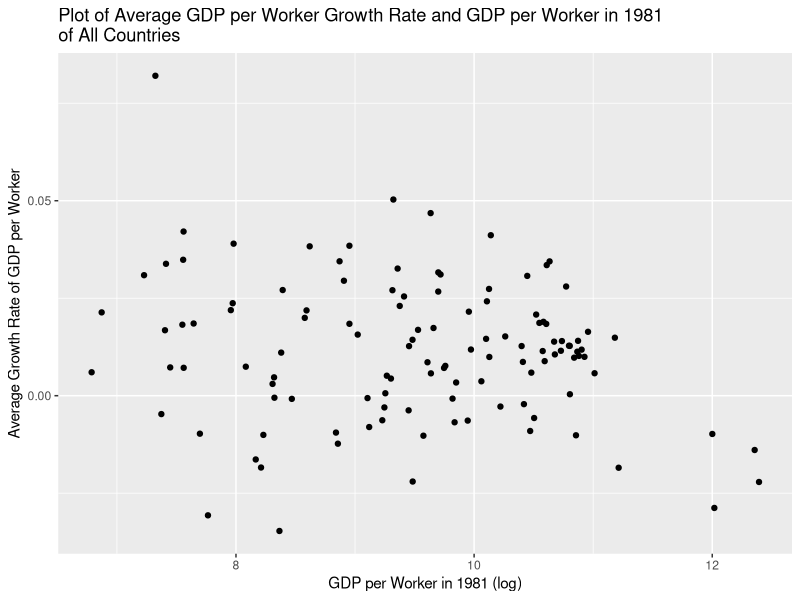
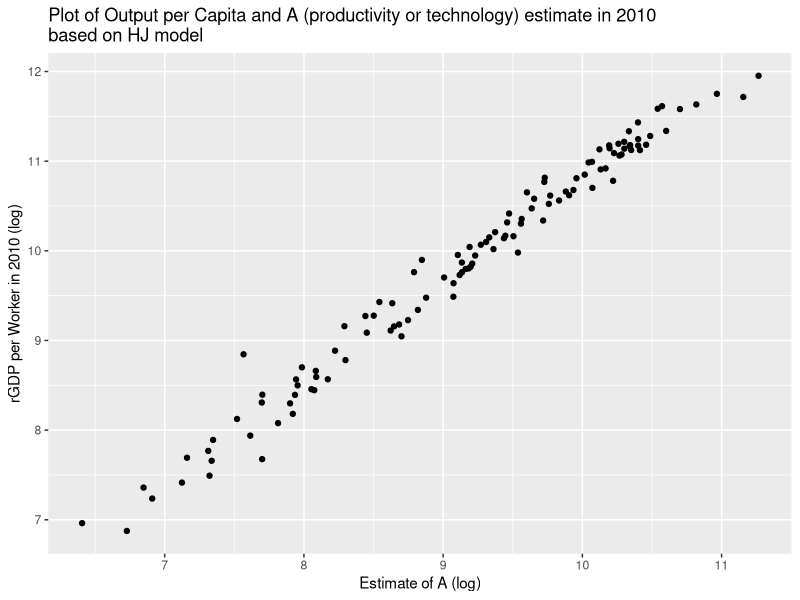
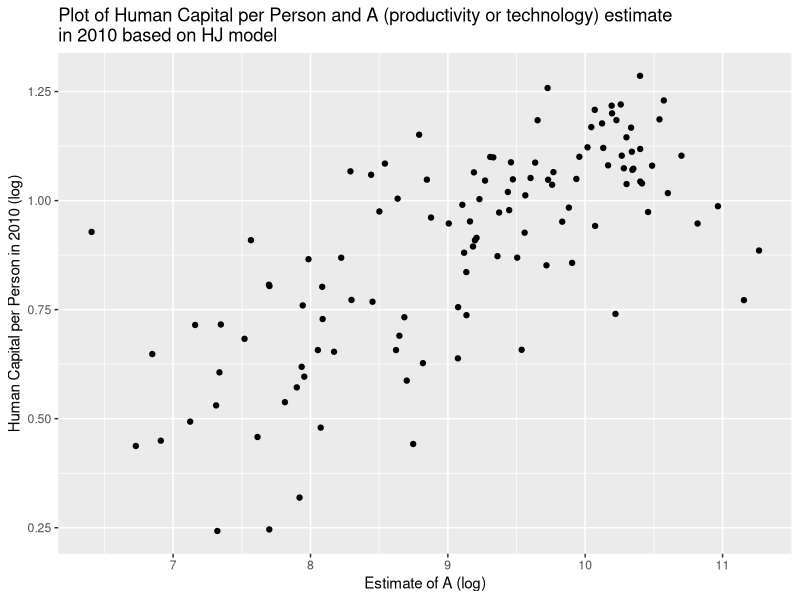

The R source for these figures, in order:
## ---- chunk 1
suppressPackageStartupMessages({
  library(tidyverse)
  library(ggplot2)
})
## ---- chunk 2
country_data = read.csv("cross_country_data.csv")
head(country_data, 5)
## ---- chunk 3
country_data <- country_data %>% 
  transform(output_per_worker = RealGDP / LaborForce)
  
country_data_gdp_per_worker_1981_2010 <- country_data %>% 
  filter(Year %in% c(1981, 2010)) %>% 
  select(Country, Year, output_per_worker) %>% 
  pivot_wider(names_from = Year, 
             values_from = output_per_worker, 
             names_prefix = "output_per_worker_")

head(country_data_gdp_per_worker_1981_2010, 5)
## ---- chunk 4
summary_country_data <- country_data %>% 
  group_by(Country) %>% 
  summarise_at(vars(SavingsRate), list(savings_mean = mean))

head(summary_country_data, 5)
## ---- chunk 5
# GET SAVINGS MEAN
summary_country_data <- country_data %>% 
  group_by(Country) %>% 
  summarise_at(vars(SavingsRate), list(savings_mean = mean))

# GET AVG GROWTH RATE OF LABOR (n) and AVG GROWTH RATE OF GDP PER WORKER (g)
summary_country_data <- country_data %>% 
  filter(Year %in% c(1981, 2010)) %>% 
  select(Country, Year, LaborForce, output_per_worker) %>% 
  pivot_wider(names_from = Year, 
              values_from = c(output_per_worker, LaborForce), 
              names_sep = "_", 
              names_prefix = "year_") %>% 
  transform(avg_growth_labor = (1/29) * log(LaborForce_year_2010 / LaborForce_year_1981)) %>% 
  transform(avg_growth_gdp_per_worker = (1/29) * log(output_per_worker_year_2010 / output_per_worker_year_1981)) %>% 
  left_join(summary_country_data, by = "Country")

head(summary_country_data %>% select(Country, avg_growth_labor, avg_growth_gdp_per_worker, savings_mean), 5)

## ---- chunk 6
country_data %>%  summarise(num_countries = n_distinct(Country))
## ---- chunk 7
summary_country_data %>% 
  summarise_at(vars(output_per_worker_year_1981, 
                    output_per_worker_year_2010, 
                    savings_mean,
                    avg_growth_labor, 
                    avg_growth_gdp_per_worker), 
               list(mean = mean)) %>% 
  mutate(across(everything(), ~ round(., digits = 4))) %>%  
  pivot_longer(cols=everything(), names_to = "variable", values_to = "value")
## ---- chunk 8
summary_country_data %>% 
  summarise_at(vars(output_per_worker_year_1981, 
                    output_per_worker_year_2010, 
                    savings_mean,
                    avg_growth_labor, 
                    avg_growth_gdp_per_worker), list(sd = sd)) %>% 
  mutate(across(everything(), ~ round(., digits = 4))) %>%  
  pivot_longer(cols=everything(), names_to = "variable", values_to = "value")
## ---- chunk 9
summary_country_data %>% 
  summarise_at(vars(output_per_worker_year_1981, 
                    output_per_worker_year_2010, 
                    savings_mean,
                    avg_growth_labor,
                    avg_growth_gdp_per_worker), 
               list(min = min)) %>% 
  mutate(across(everything(), ~ round(., digits = 4))) %>%  
  pivot_longer(cols=everything(), names_to = "variable", values_to = "value")
## ---- chunk 10
summary_country_data %>% 
  summarise_at(vars(output_per_worker_year_1981, 
                    output_per_worker_year_2010, 
                    savings_mean,
                    avg_growth_labor,
                    avg_growth_gdp_per_worker), 
               list(max = max)) %>% 
  mutate(across(everything(), ~ round(., digits = 4))) %>%  
  pivot_longer(cols=everything(), names_to = "variable", values_to = "value")
## ---- chunk 11

summary_country_data %>% 
  ggplot(aes(x=log(output_per_worker_year_1981), y=avg_growth_gdp_per_worker)) +
  geom_point() +
  labs(title="Plot of Average GDP per Worker Growth Rate and GDP per Worker in 1981\nof All Countries ",
        x ="GDP per Worker in 1981 (log)", y = "Average Growth Rate of GDP per Worker")

## ---- chunk 12
ols_data <- data.frame(
  # y value:
  avg_growth_gdp_per_worker = summary_country_data[['avg_growth_gdp_per_worker']],
  # x value:
  log_output_per_worker_year_1981 = log(summary_country_data[['output_per_worker_year_1981']])
)

head(ols_data, 5)
## ---- chunk 13

ols_model <- lm(avg_growth_gdp_per_worker~log_output_per_worker_year_1981, data=ols_data)
summary(ols_model)

## ---- chunk 14
ols_data_mrw <- data.frame(
  # y value:
  avg_growth_gdp_per_worker = summary_country_data[['avg_growth_gdp_per_worker']],
  # x1 value:
  log_output_per_worker_year_1981 = log(summary_country_data[['output_per_worker_year_1981']]),
  # x2 value:
  log_avg_growth_labor_plus_0.05 = log(summary_country_data[['avg_growth_labor']] + 0.05 )
)

head(ols_data_mrw, 5)

## ---- chunk 15
ols_model_mrw <- lm(avg_growth_gdp_per_worker~log_output_per_worker_year_1981+log_avg_growth_labor_plus_0.05, data=ols_data_mrw)
summary(ols_model_mrw)
## ---- chunk 16

hj_data <- country_data %>% 
  filter(Year == 2010) %>% 
  transform(capital_per_output = PhysicalCapital / RealGDP) %>%  # capital per output in 2010 
  transform(recip_human_cap = 1 / HumanCapital) %>%  # reciprocal of human capital per person
  select(Country, Year, capital_per_output, recip_human_cap, HumanCapital)

head(hj_data %>% select(-HumanCapital), 5)

## ---- chunk 17

hj_data <- hj_data %>% 
  left_join(summary_country_data %>% select(Country, output_per_worker_year_2010), by="Country") %>% 
  transform(A_estimate = output_per_worker_year_2010 * capital_per_output^(2/9) * recip_human_cap) %>% 
  transform(log_A_estimate = log(A_estimate))

head(hj_data %>%  select(A_estimate, log_A_estimate), 5)

## ---- chunk 18

hj_data %>% 
  summarise_at(vars(log_A_estimate), list(log_A_mean = mean, log_A_sd = sd))

## ---- chunk 19
hj_data %>% 
  ggplot(aes(x=log_A_estimate, y=log(output_per_worker_year_2010))) +
  geom_point() +
  labs(title="Plot of Output per Capita and A (productivity or technology) estimate in 2010 \nbased on HJ model",
        x ="Estimate of A (log)", y = "rGDP per Worker in 2010 (log)")
## ---- chunk 20
hj_data %>% 
  ggplot(aes(x=log_A_estimate, y=log(HumanCapital))) +
  geom_point() +
  labs(title="Plot of Human Capital per Person and A (productivity or technology) estimate \nin 2010 based on HJ model",
        x ="Estimate of A (log)", y = "Human Capital per Person in 2010 (log)")
## ---- chunk 21
hj_ols_model <- lm(log(output_per_worker_year_2010)~log_A_estimate, data=hj_data)
summary(hj_ols_model)
